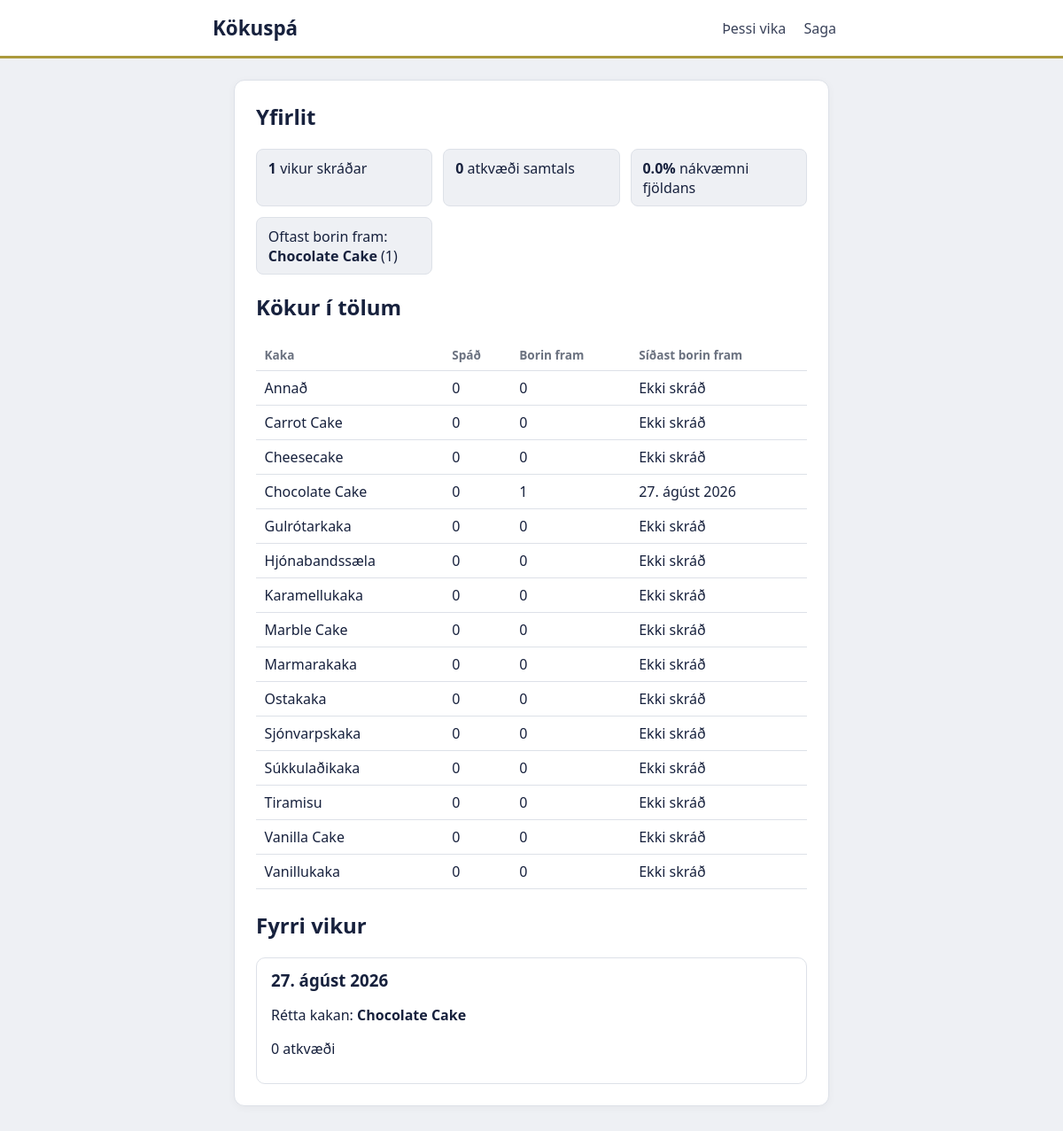
The app's page /history with its own data.
### cake-voting/app/models.py (models this page shows)
class Cake(Base):
    __tablename__ = "cakes"
    id: Mapped[int] = mapped_column(Integer, primary_key=True)
    name: Mapped[str] = mapped_column(String(255), unique=True)
    photo_url: Mapped[str | None] = mapped_column(String(512), nullable=True)
    active: Mapped[bool] = mapped_column(Boolean, default=True)
    created_at: Mapped[dt.datetime] = mapped_column(DateTime, server_default=func.now())
    votes: Mapped[list["Vote"]] = relationship(back_populates="cake", foreign_keys="Vote.cake_id")

### cake-voting/app/routers/pages.py (the view)
@router.get("/history", response_class=HTMLResponse)
def history(request: Request, db: Session = Depends(get_db)):
    voter_token = get_voter_token(request)
    weeks = crud.get_week_history(db)
    overview = stats.history_overview(db, weeks)
    week_summaries = [stats.week_summary(db, w) for w in weeks]
    personal = stats.personal_stats(db, voter_token)
    cake_stats = stats.cake_overview(db)
    response = templates.TemplateResponse(
        request,
        "history.html",
        {
            "overview": overview,
            "week_summaries": week_summaries,
            "personal": personal,
            "cake_stats": cake_stats,
        },
    )
    return attach_voter_cookie(response, voter_token)

### cake-voting/app/templates/history.html (shortened to what this page needs)
{% extends "base.html" %}
{% block content %}
<section class="card">
  <h1>Yfirlit</h1>
  <ul class="stats-grid">
    <li><strong>{{ overview.weeks_tracked }}</strong> vikur skráðar</li>
    <li><strong>{{ overview.total_votes }}</strong> atkvæði samtals</li>
    {% if overview.crowd_accuracy_percentage is not none %}
      <li><strong>{{ overview.crowd_accuracy_percentage }}%</strong> nákvæmni fjöldans</li>
    {% endif %}
    {% if overview.most_served_cake %}
      <li>Oftast borin fram: <strong>{{ overview.most_served_cake[0] }}</strong> ({{ overview.most_served_cake[1] }})</li>
    {% endif %}
  </ul>
  <h2>Kökur í tölum</h2>
  <table class="cake-table">
    <thead>
      <tr>
        <th>Kaka</th>
        <th>Spáð</th>
        <th>Borin fram</th>
        <th>Síðast borin fram</th>
      </tr>
    </thead>
    <tbody>
      {% for cake in cake_stats %}
        <tr>
          <td>{{ cake.name }}</td>
          <td>{{ cake.times_predicted }}</td>
          <td>{{ cake.times_served }}</td>
          <td>{{ cake.last_served_display or "Ekki skráð" }}</td>
        </tr>
      {% else %}
        <tr><td colspan="4">Engar kökur skráðar ennþá.</td></tr>
      {% endfor %}
    </tbody>
  </table>
  <h2>Fyrri vikur</h2>
  <div class="week-history">
    {% for summary in week_summaries %}
      <article class="week-summary">
        <h3>{{ summary.event_date_display }}</h3>
        {% if summary.week.actual_cake %}
          <p>Rétta kakan: <strong>{{ summary.week.actual_cake.name }}</strong></p>
        {% else %}
          <p><em>Óljóst</em></p>
        {% endif %}
        <p>{{ summary.total_votes }} atkvæði</p>
      </article>
    {% else %}
      <p>Engar vikur skráðar ennþá.</p>
    {% endfor %}
  </div>
</section>
{% endblock %}

### cake-voting/app/templates/base.html (shortened to what this page needs)
<!DOCTYPE html>
<html lang="is">
<head>
  <link rel="stylesheet" href="/static/css/style.css">
</head>
<body>
  <header class="site-header">
    <div class="site-header-inner">
      <a class="brand" href="/">Kökuspá</a>
      <nav>
        <a href="/">Þessi vika</a>
        <a href="/history">Saga</a>
      </nav>
    </div>
  </header>
  <main>
    {% block content %}{% endblock %}
  </main>
</body>
</html>

### cake-voting/app/static/css/style.css (style rules this page uses)
:root { color-scheme: light; --bg: #eef0f4; --card-bg: #ffffff; --primary: #17213d; --primary-dark: #0e1526; --accent: #ab9a3c; --text: #17213d; --muted: #6b7280; --border: #dde1e8; }
* { box-sizing: border-box; }
body { margin: 0; font-family: "Segoe UI", system-ui, -apple-system, sans-serif; background: var(--bg); color: var(--text); }
.site-header { padding: 1rem 1.5rem; background: var(--card-bg); color: var(--text); border-bottom: 3px solid var(--accent); }
.site-header-inner { max-width: 720px; margin: 0 auto; display: flex; flex-wrap: wrap; align-items: center; justify-content: space-between; gap: 1rem; }
.site-header .brand { font-size: 1.4rem; font-weight: 700; color: var(--text); text-decoration: none; }
.site-header nav a { color: var(--text); text-decoration: none; margin-right: 1rem; opacity: 0.85; }
main { max-width: 720px; margin: 0 auto; padding: 1.5rem; }
.card { background: var(--card-bg); border: 1px solid var(--border); border-radius: 12px; padding: 1.5rem; box-shadow: 0 2px 10px rgba(0, 0, 0, 0.04); }
h1 { margin-top: 0; }
.stats-grid { list-style: none; padding: 0; display: grid; grid-template-columns: repeat(auto-fit, minmax(150px, 1fr)); gap: 0.75rem; }
.stats-grid li { background: var(--bg); border: 1px solid var(--border); border-radius: 8px; padding: 0.6rem 0.8rem; }
.week-history { display: grid; gap: 0.75rem; }
.cake-table { width: 100%; border-collapse: collapse; margin-bottom: 1.5rem; }
.cake-table th, .cake-table td { text-align: left; padding: 0.5rem 0.6rem; border-bottom: 1px solid var(--border); }
.cake-table th { color: var(--muted); font-weight: 600; font-size: 0.85rem; }
.week-summary { border: 1px solid var(--border); border-radius: 10px; padding: 0.75rem 1rem; }
.week-summary h3 { margin: 0 0 0.4rem; }

### records on screen
Cake: name "Chocolate Cake", times_predicted "0", times_served "1", last_served_display "27. ágúst 2026", week.actual_cake.name "Chocolate Cake"
Cake: name "Annað", times_predicted "0", times_served "0", last_served_display "Ekki skráð"
Cake: name "Carrot Cake", times_predicted "0", times_served "0", last_served_display "Ekki skráð"
Cake: name "Cheesecake", times_predicted "0", times_served "0", last_served_display "Ekki skráð"
Cake: name "Gulrótarkaka", times_predicted "0", times_served "0", last_served_display "Ekki skráð"
Cake: name "Hjónabandssæla", times_predicted "0", times_served "0", last_served_display "Ekki skráð"
Cake: name "Karamellukaka", times_predicted "0", times_served "0", last_served_display "Ekki skráð"
Cake: name "Marble Cake", times_predicted "0", times_served "0", last_served_display "Ekki skráð"
Cake: name "Marmarakaka", times_predicted "0", times_served "0", last_served_display "Ekki skráð"
Cake: name "Ostakaka", times_predicted "0", times_served "0", last_served_display "Ekki skráð"
Cake: name "Sjónvarpskaka", times_predicted "0", times_served "0", last_served_display "Ekki skráð"
Cake: name "Súkkulaðikaka", times_predicted "0", times_served "0", last_served_display "Ekki skráð"
Cake: name "Tiramisu", times_predicted "0", times_served "0", last_served_display "Ekki skráð"
Cake: name "Vanilla Cake", times_predicted "0", times_served "0", last_served_display "Ekki skráð"
Cake: name "Vanillukaka", times_predicted "0", times_served "0", last_served_display "Ekki skráð"

### other values on screen
{{ overview.weeks_tracked }} "1"
{{ overview.total_votes }} "0"
{{ overview.crowd_accuracy_percentage }} "0.0"
{{ overview.most_served_cake[1] }} "1"
{{ summary.event_date_display }} "27. ágúst 2026"
{{ summary.total_votes }} "0"
